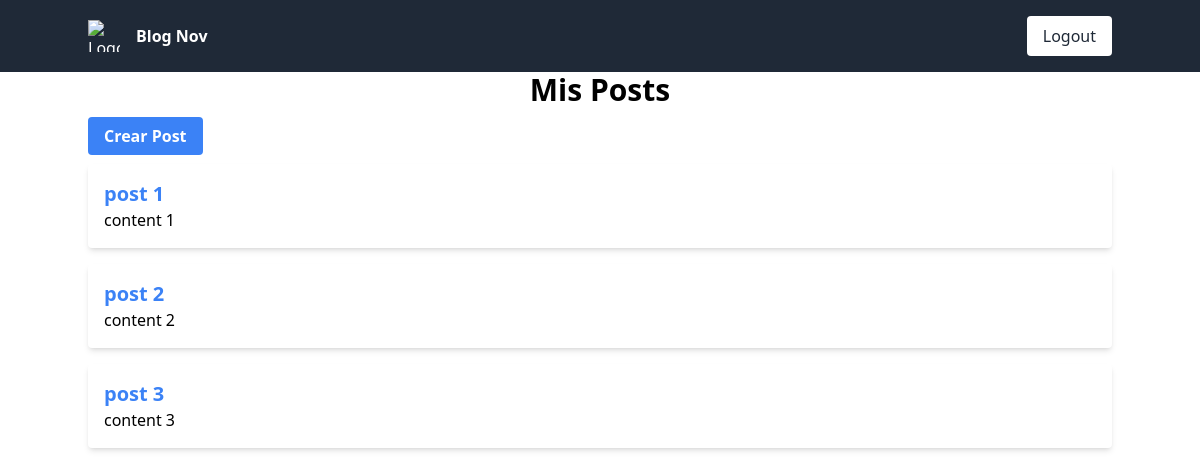
Before: /aaaa with the older database file.
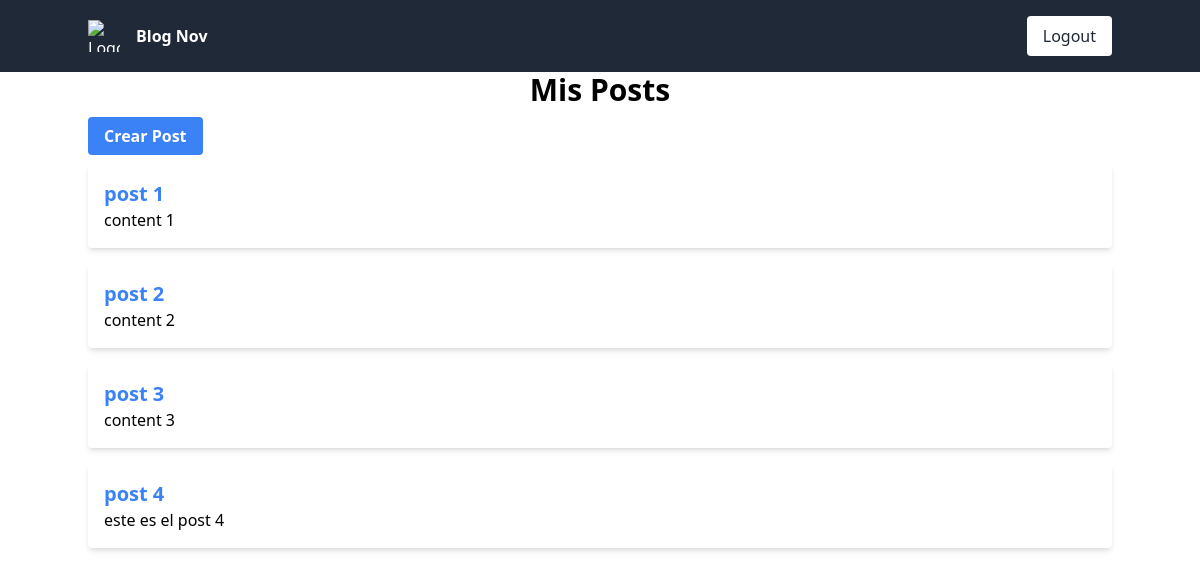
After: the same page with the newer database file.
### blog/models.py (models this page shows, shortened)
class Post(models.Model):
    title = models.CharField(max_length=200)
    content = models.TextField()
    created_at = models.DateTimeField(auto_now_add=True)
    updated_at = models.DateTimeField(auto_now=True)
    author = models.ForeignKey('auth.User', on_delete=models.CASCADE)

### blog/views.py (the view)
# urls.py: path('', PostListView.as_view(), name='blog-home'),
class PostListView(ListView):
    model = Post
    template_name = 'post_list.html'

### templates/post_list.html
{% extends "_base.html" %}
{% block content %}
    <div class="container mx-auto">
        <h2 class="text-3xl font-bold text-center mb-4">Mis Posts</h2>
        <a href="{% url 'post-new' %}" class="bg-blue-500 hover:bg-blue-700 text-white font-bold py-2 px-4 rounded">Crear Post</a>
        <ul class="mt-4">
            {% for item in post_list %}
                <li class="bg-white shadow-md rounded p-4 mb-4">
                    <a href="{% url 'post-detail' item.pk %}" class="text-blue-500 hover:underline">
                        <h3 class="text-xl font-bold">{{ item.title }}</h3>
                    </a>
                    <p>{{ item.content|truncatewords:20 }}</p>
                </li>
            {% endfor %}
        </ul>
    </div>
{% endblock content %}

Changed rows visible on the page:
added Post: title "post 4", content "este es el post 4"
